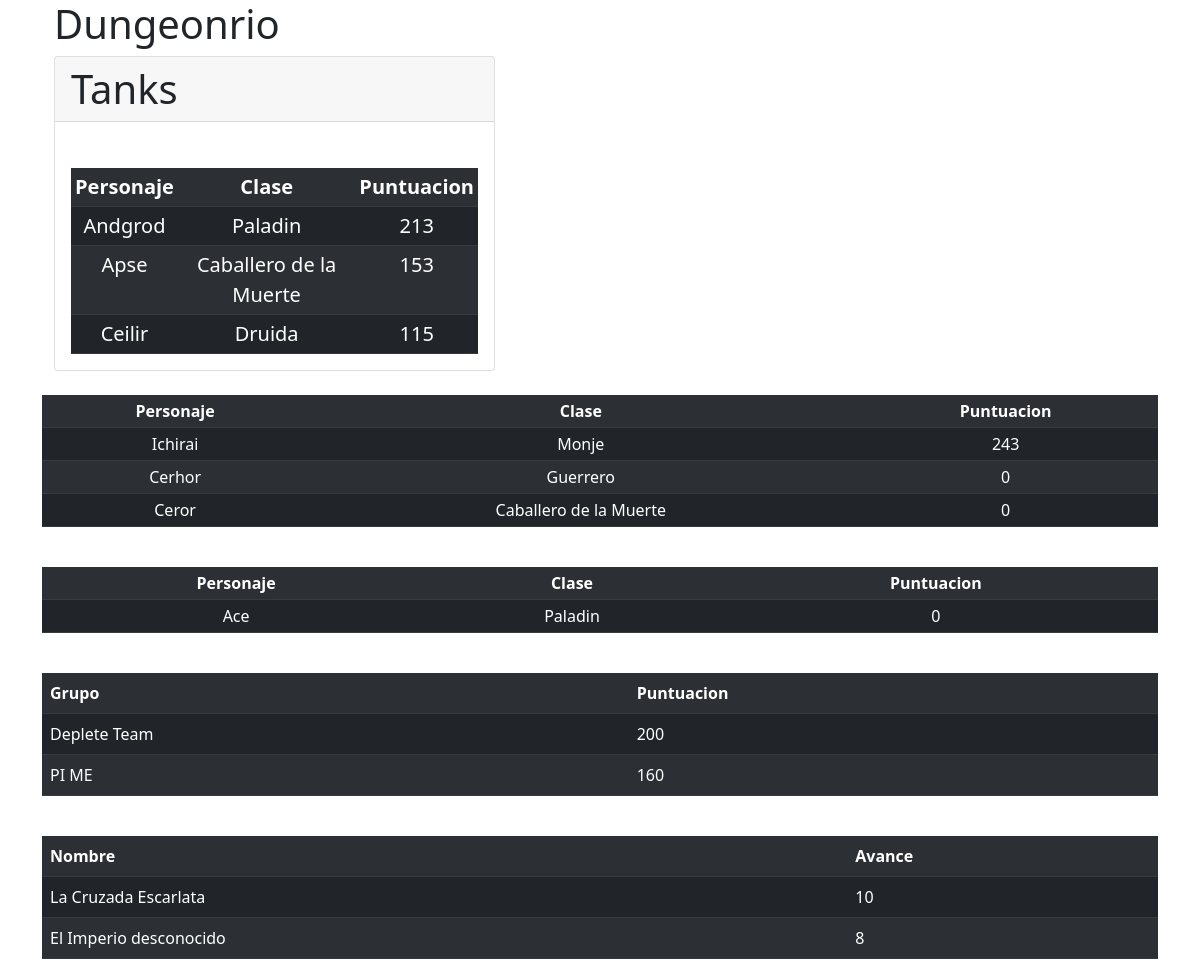
The page / on the database its author committed.
### tables this page shows
CREATE TABLE personaje(ID INT AUTO_INCREMENT UNIQUE,
							nombre VARCHAR(20) UNIQUE,
							clase VARCHAR(50),
							especializacion VARCHAR(20),
							favorito BOOLEAN,
							ID_jugador INT,
							ID_hermandad INT,
							puntuacion INT,
							PRIMARY KEY (ID),
							FOREIGN KEY (ID_jugador) REFERENCES jugador(ID) ON DELETE CASCADE,
							FOREIGN KEY (ID_hermandad) REFERENCES hermandad(ID) ON DELETE CASCADE);

CREATE TABLE grupo(ID INT AUTO_INCREMENT UNIQUE,
						nombre VARCHAR(50),
						puntuacion INT,
						PRIMARY KEY (ID));

CREATE TABLE hermandad(ID INT AUTO_INCREMENT UNIQUE,
							nombre VARCHAR(50) UNIQUE,
							logo VARCHAR(20),
							descripcion VARCHAR(200),
							avance INT,
							PRIMARY KEY (ID));

### backend.php (the view, shortened to what this page needs)
<?php
    function GetTopPersonajes($espec){
        $conection = mysqli_connect('127.0.0.1', 'root', '');
        mysqli_select_db($conection, "dungeonrio");
        $sql = "SELECT nombre, clase, puntuacion
                FROM personaje
                WHERE especializacion = '$espec'
                ORDER BY puntuacion DESC LIMIT 3";
        $result = mysqli_query($conection,$sql);
        echo "<br/><table class='table table-dark table-striped table-sm'>";
        echo "<tr class='text-center'><th scope='col'>Personaje</th><th scope='col'>Clase</th><th scope='col'>Puntuacion</th></tr>";
        while ($row = mysqli_fetch_array($result)) {
            echo "<tr class='text-center'>";
            echo "<td scope='row'>".$row["nombre"]."</td>";
            echo "<td>".$row["clase"]."</td>";
            echo "<td>".$row["puntuacion"]."</td>";
            echo "</tr>";
        }
        echo "</table>";
    }
    function GetTopGrupos(){
        $conection = mysqli_connect('127.0.0.1', 'root', '');
        mysqli_select_db($conection, "dungeonrio");
        $sql = "SELECT nombre,puntuacion,ID
                FROM grupo
                ORDER BY puntuacion DESC LIMIT 3";
        $result = mysqli_query($conection,$sql);
        echo "<br/><table class='table table-dark table-striped'>";
        echo "<tr><th scope='col'>Grupo</th><th scope='col'>Puntuacion</th></tr>";
        while ($row = mysqli_fetch_array($result)) {
            echo "<tr>";
            echo "<td scope='row'>".$row["nombre"]."</td>";
            echo "<td>".$row["puntuacion"]."</td>";
            echo "</tr>";
        }
        echo "</table>";
    }
    function GetTopHermandades(){
        $conection = mysqli_connect('127.0.0.1', 'root', '');
        mysqli_select_db($conection, "dungeonrio");
        $sql = "SELECT nombre,avance
                FROM hermandad ORDER BY avance DESC LIMIT 5";
        $result = mysqli_query($conection,$sql);
        echo "<br/><table class='table table-dark table-striped'>";
        echo "<tr><th scope='col'>Nombre</th><th scope='col'>Avance</th></tr>";
        while ($row = mysqli_fetch_array($result)) {
            echo "<tr>";
            echo "<td scope='row'>".$row["nombre"]."</td>";
            echo "<td>".$row["avance"]."</td>";
            echo "</tr>";
        }
        echo "</table>";
    }
?>

### index.php (shortened to what this page needs)
<!DOCTYPE html>
<html lang="en">
<head>
    <link href="https://cdn.jsdelivr.net/npm/bootstrap@5.1.3/dist/css/bootstrap.min.css" rel="stylesheet">
</head>
<?php
    include "backend.php";
?>
<body>
    <header class="container">
        <h1>Dungeonrio</h1>
    </header>
    <body class="container">
        <div class="container">
            <div class="row">
                <div class="col-5">
                    <div class="card">
                        <h1 class="card-header">Tanks</h1>
                        <div class="card-body">
                            <blockquote class="blockquote mb-0">
                            <?php
                            GetTopPersonajes("Tank");
                            ?>
                            </blockquote>
                        </div>
                    </div>
                </div>
            </div>
        </div>
    <?php
        GetTopPersonajes("DPS");
        GetTopPersonajes("Healer");
        GetTopGrupos();
        GetTopHermandades();
    ?>
    </body>
</body>
</html>

### rows shown on the page
personaje: nombre "Andgrod", clase "Paladin", puntuacion "213"
personaje: nombre "Apse", clase "Caballero de la Muerte", puntuacion "153"
personaje: nombre "Ceilir", clase "Druida", puntuacion "115"
personaje: nombre "Ichirai", clase "Monje", puntuacion "243"
personaje: nombre "Cerhor", clase "Guerrero", puntuacion "0"
personaje: nombre "Ceror", clase "Caballero de la Muerte", puntuacion "0"
personaje: nombre "Ace", clase "Paladin", puntuacion "0"
grupo: nombre "Deplete Team", puntuacion "200"
grupo: nombre "PI ME", puntuacion "160"
hermandad: nombre "La Cruzada Escarlata", avance "10"
hermandad: nombre "El Imperio desconocido", avance "8"
